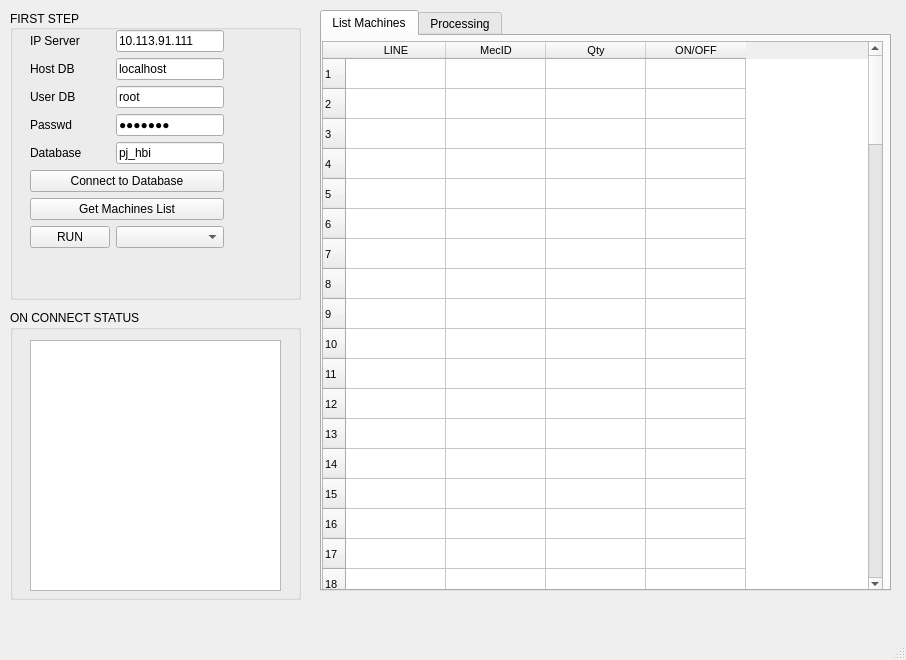
<?xml version="1.0" encoding="UTF-8"?>
<ui version="4.0">
 <author>LE VAN TUAN</author>
 <class>MainWindow</class>
 <widget class="QMainWindow" name="MainWindow">
  <property name="geometry">
   <rect>
    <x>0</x>
    <y>0</y>
    <width>906</width>
    <height>660</height>
   </rect>
  </property>
  <property name="sizePolicy">
   <sizepolicy hsizetype="Fixed" vsizetype="Fixed">
    <horstretch>0</horstretch>
    <verstretch>0</verstretch>
   </sizepolicy>
  </property>
  <property name="windowTitle">
   <string>PB2 PiR</string>
  </property>
  <property name="windowIcon">
   <iconset>
    <normaloff>rcs/logo.png</normaloff>rcs/logo.png</iconset>
  </property>
  <widget class="QWidget" name="centralwidget">
   <widget class="QGroupBox" name="groupBox">
    <property name="geometry">
     <rect>
      <x>10</x>
      <y>10</y>
      <width>291</width>
      <height>290</height>
     </rect>
    </property>
    <property name="toolTip">
     <string>&lt;html&gt;&lt;head/&gt;&lt;body&gt;&lt;p&gt;Step 1: Connect to Database&lt;/p&gt;&lt;p&gt;Step 2: Get Machines List&lt;/p&gt;&lt;p&gt;Step 3: Choose group&lt;/p&gt;&lt;p&gt;Step 4: Run&lt;/p&gt;&lt;/body&gt;&lt;/html&gt;</string>
    </property>
    <property name="title">
     <string>FIRST STEP</string>
    </property>
    <property name="alignment">
     <set>Qt::AlignLeading|Qt::AlignLeft|Qt::AlignVCenter</set>
    </property>
    <widget class="QWidget" name="layoutWidget">
     <property name="geometry">
      <rect>
       <x>20</x>
       <y>20</y>
       <width>251</width>
       <height>255</height>
      </rect>
     </property>
     <layout class="QGridLayout" name="gridLayout">
      <property name="sizeConstraint">
       <enum>QLayout::SetFixedSize</enum>
      </property>
      <item row="5" column="0" colspan="2">
       <widget class="QPushButton" name="pushButton_onConnect">
        <property name="text">
         <string>Connect to Database</string>
        </property>
        <property name="checkable">
         <bool>false</bool>
        </property>
        <property name="autoDefault">
         <bool>false</bool>
        </property>
        <property name="default">
         <bool>false</bool>
        </property>
        <property name="flat">
         <bool>false</bool>
        </property>
       </widget>
      </item>
      <item row="4" column="1">
       <widget class="QLineEdit" name="lineEdit_database">
        <property name="text">
         <string>pj_hbi</string>
        </property>
       </widget>
      </item>
      <item row="6" column="0" colspan="2">
       <widget class="QPushButton" name="pushButton_getList">
        <property name="text">
         <string>Get Machines List</string>
        </property>
       </widget>
      </item>
      <item row="0" column="1">
       <widget class="QLineEdit" name="lineEdit_ip">
        <property name="text">
         <string>10.113.91.111</string>
        </property>
        <property name="placeholderText">
         <string/>
        </property>
       </widget>
      </item>
      <item row="1" column="1">
       <widget class="QLineEdit" name="lineEdit_hostDB">
        <property name="text">
         <string>localhost</string>
        </property>
       </widget>
      </item>
      <item row="3" column="0">
       <widget class="QLabel" name="label_4">
        <property name="text">
         <string>Passwd</string>
        </property>
       </widget>
      </item>
      <item row="2" column="0">
       <widget class="QLabel" name="label_3">
        <property name="text">
         <string>User DB</string>
        </property>
       </widget>
      </item>
      <item row="2" column="1">
       <widget class="QLineEdit" name="lineEdit_userDB">
        <property name="text">
         <string>root</string>
        </property>
       </widget>
      </item>
      <item row="4" column="0">
       <widget class="QLabel" name="label_5">
        <property name="text">
         <string>Database</string>
        </property>
       </widget>
      </item>
      <item row="1" column="0">
       <widget class="QLabel" name="label_2">
        <property name="text">
         <string>Host DB</string>
        </property>
       </widget>
      </item>
      <item row="0" column="0">
       <widget class="QLabel" name="label">
        <property name="text">
         <string>IP Server</string>
        </property>
       </widget>
      </item>
      <item row="3" column="1">
       <widget class="QLineEdit" name="lineEdit_passwdDB">
        <property name="text">
         <string>tuan123</string>
        </property>
        <property name="echoMode">
         <enum>QLineEdit::Password</enum>
        </property>
       </widget>
      </item>
      <item row="7" column="1">
       <widget class="QComboBox" name="comboBox_listMachines"/>
      </item>
      <item row="7" column="0">
       <widget class="QPushButton" name="pushButton_run">
        <property name="text">
         <string>RUN</string>
        </property>
       </widget>
      </item>
     </layout>
    </widget>
   </widget>
   <widget class="QGroupBox" name="groupBox_2">
    <property name="geometry">
     <rect>
      <x>10</x>
      <y>310</y>
      <width>291</width>
      <height>290</height>
     </rect>
    </property>
    <property name="title">
     <string>ON CONNECT STATUS</string>
    </property>
    <widget class="QPlainTextEdit" name="plainTextEdit">
     <property name="geometry">
      <rect>
       <x>20</x>
       <y>30</y>
       <width>251</width>
       <height>251</height>
      </rect>
     </property>
     <property name="readOnly">
      <bool>true</bool>
     </property>
    </widget>
   </widget>
   <widget class="QTabWidget" name="tabWidget">
    <property name="enabled">
     <bool>true</bool>
    </property>
    <property name="geometry">
     <rect>
      <x>320</x>
      <y>10</y>
      <width>571</width>
      <height>581</height>
     </rect>
    </property>
    <property name="tabShape">
     <enum>QTabWidget::Rounded</enum>
    </property>
    <property name="currentIndex">
     <number>0</number>
    </property>
    <widget class="QWidget" name="tab">
     <attribute name="title">
      <string>List Machines</string>
     </attribute>
     <widget class="QTableWidget" name="tableWidget_listMachines">
      <property name="geometry">
       <rect>
        <x>0</x>
        <y>5</y>
        <width>561</width>
        <height>551</height>
       </rect>
      </property>
      <property name="font">
       <font>
        <pointsize>8</pointsize>
        <weight>50</weight>
        <bold>false</bold>
        <underline>false</underline>
       </font>
      </property>
      <property name="frameShape">
       <enum>QFrame::StyledPanel</enum>
      </property>
      <property name="frameShadow">
       <enum>QFrame::Sunken</enum>
      </property>
      <property name="editTriggers">
       <set>QAbstractItemView::NoEditTriggers</set>
      </property>
      <property name="sortingEnabled">
       <bool>true</bool>
      </property>
      <property name="rowCount">
       <number>100</number>
      </property>
      <row/>
      <row/>
      <row/>
      <row/>
      <row/>
      <row/>
      <row/>
      <row/>
      <row/>
      <row/>
      <row/>
      <row/>
      <row/>
      <row/>
      <row/>
      <row/>
      <row/>
      <row/>
      <row/>
      <row/>
      <row/>
      <row/>
      <row/>
      <row/>
      <row/>
      <row/>
      <row/>
      <row/>
      <row/>
      <row/>
      <row/>
      <row/>
      <row/>
      <row/>
      <row/>
      <row/>
      <row/>
      <row/>
      <row/>
      <row/>
      <row/>
      <row/>
      <row/>
      <row/>
      <row/>
      <row/>
      <row/>
      <row/>
      <row/>
      <row/>
      <row/>
      <row/>
      <row/>
      <row/>
      <row/>
      <row/>
      <row/>
      <row/>
      <row/>
      <row/>
      <row/>
      <row/>
      <row/>
      <row/>
      <row/>
      <row/>
      <row/>
      <row/>
      <row/>
      <row/>
      <row/>
      <row/>
      <row/>
      <row/>
      <row/>
      <row/>
      <row/>
      <row/>
      <row/>
      <row/>
      <row/>
      <row/>
      <row/>
      <row/>
      <row/>
      <row/>
      <row/>
      <row/>
      <row/>
      <row/>
      <row/>
      <row/>
      <row/>
      <row/>
      <row/>
      <row/>
      <row/>
      <row/>
      <row/>
      <row/>
      <column>
       <property name="text">
        <string>LINE</string>
       </property>
      </column>
      <column>
       <property name="text">
        <string>MecID</string>
       </property>
      </column>
      <column>
       <property name="text">
        <string>Qty</string>
       </property>
      </column>
      <column>
       <property name="text">
        <string>ON/OFF</string>
       </property>
      </column>
     </widget>
    </widget>
    <widget class="QWidget" name="tab_2">
     <attribute name="title">
      <string>Processing</string>
     </attribute>
     <widget class="QPlainTextEdit" name="plainTextEdit_2">
      <property name="geometry">
       <rect>
        <x>0</x>
        <y>0</y>
        <width>570</width>
        <height>555</height>
       </rect>
      </property>
      <property name="readOnly">
       <bool>true</bool>
      </property>
     </widget>
    </widget>
   </widget>
  </widget>
  <widget class="QMenuBar" name="menubar">
   <property name="geometry">
    <rect>
     <x>0</x>
     <y>0</y>
     <width>906</width>
     <height>26</height>
    </rect>
   </property>
  </widget>
  <widget class="QStatusBar" name="statusbar"/>
 </widget>
 <resources>
  <include location="rcs/image.qrc"/>
 </resources>
 <connections/>
</ui>
